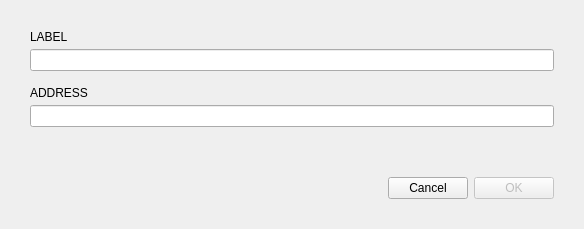
<?xml version="1.0" encoding="UTF-8"?>
<ui version="4.0">
 <class>NewAddressDialog</class>
 <widget class="QDialog" name="NewAddressDialog">
  <property name="geometry">
   <rect>
    <x>0</x>
    <y>0</y>
    <width>584</width>
    <height>229</height>
   </rect>
  </property>
  <property name="sizePolicy">
   <sizepolicy hsizetype="Fixed" vsizetype="Fixed">
    <horstretch>0</horstretch>
    <verstretch>0</verstretch>
   </sizepolicy>
  </property>
  <property name="minimumSize">
   <size>
    <width>584</width>
    <height>229</height>
   </size>
  </property>
  <property name="maximumSize">
   <size>
    <width>584</width>
    <height>229</height>
   </size>
  </property>
  <property name="windowTitle">
   <string>New contact</string>
  </property>
  <layout class="QGridLayout" name="gridLayout">
   <property name="leftMargin">
    <number>30</number>
   </property>
   <property name="topMargin">
    <number>30</number>
   </property>
   <property name="rightMargin">
    <number>30</number>
   </property>
   <property name="bottomMargin">
    <number>30</number>
   </property>
   <property name="verticalSpacing">
    <number>5</number>
   </property>
   <item row="2" column="0" colspan="4">
    <spacer name="verticalSpacer_2">
     <property name="orientation">
      <enum>Qt::Vertical</enum>
     </property>
     <property name="sizeType">
      <enum>QSizePolicy::Fixed</enum>
     </property>
     <property name="sizeHint" stdset="0">
      <size>
       <width>20</width>
       <height>10</height>
      </size>
     </property>
    </spacer>
   </item>
   <item row="6" column="0" colspan="4">
    <spacer name="verticalSpacer">
     <property name="orientation">
      <enum>Qt::Vertical</enum>
     </property>
     <property name="sizeType">
      <enum>QSizePolicy::Expanding</enum>
     </property>
     <property name="sizeHint" stdset="0">
      <size>
       <width>20</width>
       <height>10</height>
      </size>
     </property>
    </spacer>
   </item>
   <item row="7" column="1">
    <widget class="QPushButton" name="m_cancelButton">
     <property name="text">
      <string>Cancel</string>
     </property>
    </widget>
   </item>
   <item row="5" column="0" colspan="4">
    <spacer name="verticalSpacer_3">
     <property name="orientation">
      <enum>Qt::Vertical</enum>
     </property>
     <property name="sizeType">
      <enum>QSizePolicy::Fixed</enum>
     </property>
     <property name="sizeHint" stdset="0">
      <size>
       <width>20</width>
       <height>10</height>
      </size>
     </property>
    </spacer>
   </item>
   <item row="7" column="0">
    <spacer name="horizontalSpacer">
     <property name="orientation">
      <enum>Qt::Horizontal</enum>
     </property>
     <property name="sizeHint" stdset="0">
      <size>
       <width>338</width>
       <height>20</height>
      </size>
     </property>
    </spacer>
   </item>
   <item row="4" column="0" colspan="4">
    <widget class="QLineEdit" name="m_addressEdit">
     <property name="styleSheet">
      <string notr="true">[errorState=&quot;true&quot;] {
  border-color: #ef3131;
}</string>
     </property>
     <property name="echoMode">
      <enum>QLineEdit::Normal</enum>
     </property>
    </widget>
   </item>
   <item row="0" column="0" colspan="4">
    <widget class="QLabel" name="m_labelTextLabel">
     <property name="sizePolicy">
      <sizepolicy hsizetype="Maximum" vsizetype="Preferred">
       <horstretch>0</horstretch>
       <verstretch>0</verstretch>
      </sizepolicy>
     </property>
     <property name="text">
      <string>LABEL</string>
     </property>
    </widget>
   </item>
   <item row="7" column="2" colspan="2">
    <widget class="QPushButton" name="m_okButton">
     <property name="enabled">
      <bool>false</bool>
     </property>
     <property name="text">
      <string>OK</string>
     </property>
     <property name="default">
      <bool>true</bool>
     </property>
    </widget>
   </item>
   <item row="1" column="0" colspan="4">
    <widget class="QLineEdit" name="m_labelEdit">
     <property name="sizePolicy">
      <sizepolicy hsizetype="Expanding" vsizetype="Fixed">
       <horstretch>0</horstretch>
       <verstretch>0</verstretch>
      </sizepolicy>
     </property>
     <property name="styleSheet">
      <string notr="true">[errorState=&quot;true&quot;] {
  border-color: #ef3131;
}</string>
     </property>
     <property name="echoMode">
      <enum>QLineEdit::Normal</enum>
     </property>
    </widget>
   </item>
   <item row="3" column="0" colspan="4">
    <widget class="QLabel" name="m_addressTextLabel">
     <property name="sizePolicy">
      <sizepolicy hsizetype="Maximum" vsizetype="Preferred">
       <horstretch>0</horstretch>
       <verstretch>0</verstretch>
      </sizepolicy>
     </property>
     <property name="text">
      <string>ADDRESS</string>
     </property>
    </widget>
   </item>
  </layout>
 </widget>
 <tabstops>
  <tabstop>m_labelEdit</tabstop>
  <tabstop>m_addressEdit</tabstop>
  <tabstop>m_okButton</tabstop>
 </tabstops>
 <resources/>
 <connections>
  <connection>
   <sender>m_okButton</sender>
   <signal>clicked()</signal>
   <receiver>NewAddressDialog</receiver>
   <slot>accept()</slot>
   <hints>
    <hint type="sourcelabel">
     <x>410</x>
     <y>102</y>
    </hint>
    <hint type="destinationlabel">
     <x>294</x>
     <y>63</y>
    </hint>
   </hints>
  </connection>
  <connection>
   <sender>m_cancelButton</sender>
   <signal>clicked()</signal>
   <receiver>NewAddressDialog</receiver>
   <slot>reject()</slot>
   <hints>
    <hint type="sourcelabel">
     <x>526</x>
     <y>102</y>
    </hint>
    <hint type="destinationlabel">
     <x>294</x>
     <y>63</y>
    </hint>
   </hints>
  </connection>
  <connection>
   <sender>m_addressEdit</sender>
   <signal>textChanged(QString)</signal>
   <receiver>NewAddressDialog</receiver>
   <slot>validateAddress(QString)</slot>
   <hints>
    <hint type="sourcelabel">
     <x>291</x>
     <y>123</y>
    </hint>
    <hint type="destinationlabel">
     <x>291</x>
     <y>101</y>
    </hint>
   </hints>
  </connection>
  <connection>
   <sender>m_labelEdit</sender>
   <signal>textChanged(QString)</signal>
   <receiver>NewAddressDialog</receiver>
   <slot>validateLabel(QString)</slot>
   <hints>
    <hint type="sourcelabel">
     <x>291</x>
     <y>61</y>
    </hint>
    <hint type="destinationlabel">
     <x>291</x>
     <y>101</y>
    </hint>
   </hints>
  </connection>
 </connections>
 <slots>
  <slot>validateAddress(QString)</slot>
  <slot>validateLabel(QString)</slot>
  <slot>donationCheckStateChanged(int)</slot>
 </slots>
</ui>
